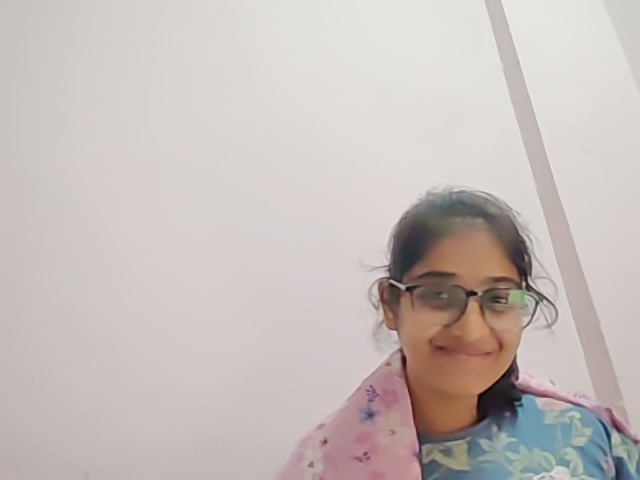
#> input picture webcam_sample_5.jpg, 640 x 480 px, given in place of the camera
$ python -i fixed_face_recognition.py   (imports and definitions only)
#> lines starting #> are read from the running program, lines starting #| are printed output that depends on the picture
"""
Fixed Face Recognition System
This version properly saves webcam photos and recognizes them correctly.
"""

import cv2
import numpy as np
import os
import time
from typing import List, Tuple, Dict

class FixedFaceRecognition:
    """Fixed face recognition that properly saves and loads faces."""

    def __init__(self):
        """Initialize the face recognition system."""
        self.face_cascade = cv2.CascadeClassifier(cv2.data.haarcascades + 'haarcascade_frontalface_default.xml')
        self.known_faces = {}  # Will store face features for each person
        self.known_faces_folder = "known_people"

        # Create known faces folder if it doesn't exist
        if not os.path.exists(self.known_faces_folder):
            os.makedirs(self.known_faces_folder)
            print(f"Created folder: {self.known_faces_folder}")

    # [20 lines left out: function extract_face_features, not called in this run]

    def add_person_from_webcam(self, name: str, num_samples: int = 5) -> int:
        """
        Add a person to the database by taking photos with webcam.
        This properly saves photos to the folder structure.
        """
#> called with name = 'webcam_sample_5.jpg', num_samples = 5
        cap = cv2.VideoCapture(0)

        if not cap.isOpened():
            print("Could not open webcam")
            return 0

        # Create person folder
        person_folder = os.path.join(self.known_faces_folder, name)
        if not os.path.exists(person_folder):
            os.makedirs(person_folder)
            print(f"Created folder: {person_folder}")

        print(f"Taking {num_samples} photos of {name}")
        print("Press SPACE to capture, 'q' to quit")

        samples_added = 0
        sample_count = 0

        try:
            while sample_count < num_samples:
                ret, frame = cap.read()
#> frame is the input picture: shape (480, 640, 3); mean B, G, R 186.6, 189.7, 198.3
                if not ret:
                    break

                # Detect faces
                gray = cv2.cvtColor(frame, cv2.COLOR_BGR2GRAY)
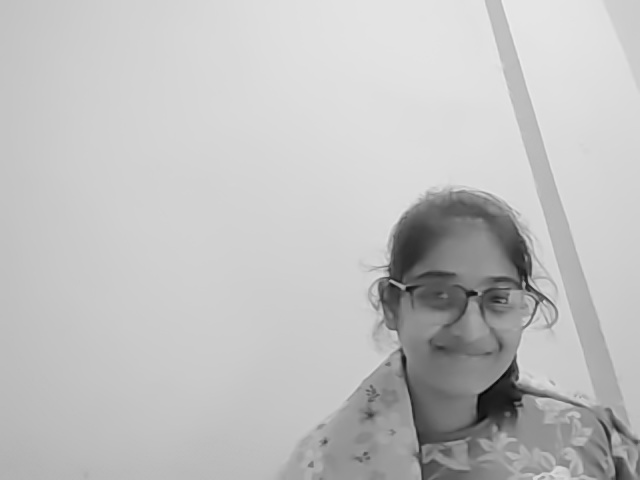
#> gray: shape (480, 640); min 3, max 239, mean 191.9
                faces = self.face_cascade.detectMultiScale(gray, 1.1, 5)
#> faces = [[385, 237, 158, 158]]

                # Draw rectangle around face
                display_frame = frame.copy()
                if len(faces) > 0:
                    # Use the largest face
                    largest_face = max(faces, key=lambda f: f[2] * f[3])
#> largest_face = [385, 237, 158, 158]
                    x, y, w, h = largest_face
#> x = 385; y = 237; w = 158; h = 158
                    cv2.rectangle(display_frame, (x, y), (x + w, y + h), (0, 255, 0), 2)
                    cv2.putText(display_frame, f"Sample {sample_count + 1}/{num_samples}",
                               (x, y - 10), cv2.FONT_HERSHEY_SIMPLEX, 0.7, (0, 255, 0), 2)

                # Add instructions
                cv2.putText(display_frame, f"Capturing {name}", (10, 30),
                           cv2.FONT_HERSHEY_SIMPLEX, 1, (255, 255, 255), 2)
                cv2.putText(display_frame, "SPACE: Capture, Q: Quit", (10, 70),
                           cv2.FONT_HERSHEY_SIMPLEX, 0.7, (255, 255, 255), 2)
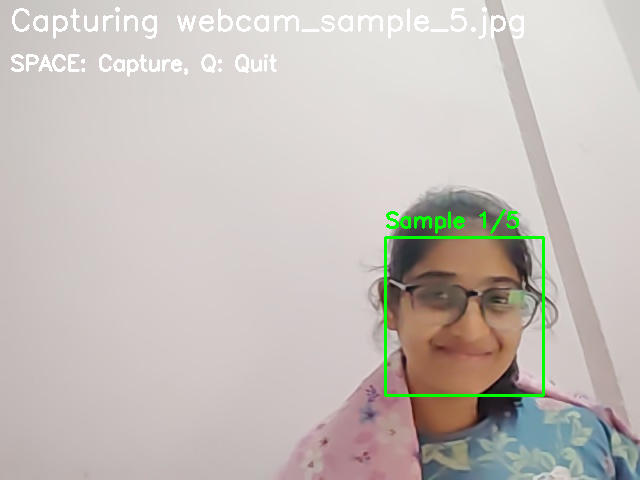
#> display_frame: shape (480, 640, 3); mean B, G, R 186.3, 191.5, 197.7

                cv2.imshow("Add Person to Database", display_frame)

                key = cv2.waitKey(1) & 0xFF
#> (key q is pressed here)
                if key == ord(' '):  # Space key
                    if len(faces) > 0:
                        # Save the photo
                        photo_path = os.path.join(person_folder, f"{name}_sample_{sample_count + 1}.jpg")
                        cv2.imwrite(photo_path, frame)

                        samples_added += 1
                        sample_count += 1
                        print(f"✓ Captured sample {sample_count}/{num_samples} - {photo_path}")
                    else:
                        print("No face detected. Please position your face in the camera.")

                elif key == ord('q'):
                    break

        finally:
            cap.release()
            cv2.destroyAllWindows()

        if samples_added > 0:
            print(f"✓ Added {samples_added} samples for {name}")
            print(f"Photos saved in: {person_folder}")
            # Reload the database
            self.load_known_faces_from_folder(self.known_faces_folder)

        return samples_added

    # [281 lines left out: functions load_known_faces_from_folder, recognize_faces, draw_recognition_results, recognize_image, run_webcam_recognition, main, not called in this run]

# [2 lines not run here, left out]

>>> result = FixedFaceRecognition().add_person_from_webcam('webcam_sample_5.jpg')
